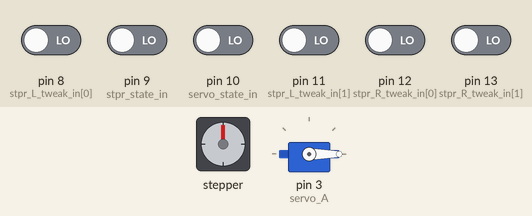
This sketch was run on a simulated Arduino Uno, built with avr-gcc and run on an emulated ATmega328P. Parts: stepper motor, servo. Wiring (inferred from the names in the program): stepper motor (2048 steps per turn assumed): coils pin 4, pin 5, pin 6, pin 7. The test bench sets the inputs (shaded band); at power-on: pin 8 (stpr_L_tweak_in[0]), pin 9 (stpr_state_in), pin 10 (servo_state_in), pin 11 (stpr_L_tweak_in[1]), pin 12 (stpr_R_tweak_in[0]), pin 13 (stpr_R_tweak_in[1]) LOW.

Above: at 1.2 s.
1.3 s: pin 10 (servo_state_in) driven HIGH
At 1.76 s:
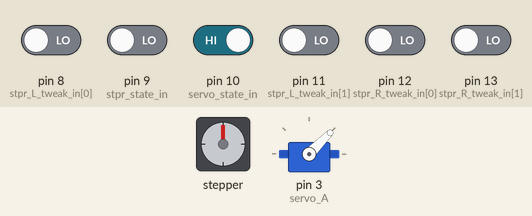
At 3.96 s:
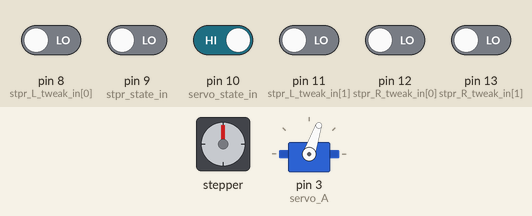
4.3 s: pin 8 (stpr_L_tweak_in[0]) driven HIGH
7.3 s: pin 12 (stpr_R_tweak_in[0]) driven HIGH
10.3 s: pin 9 (stpr_state_in) driven HIGH
At 13.5 s:
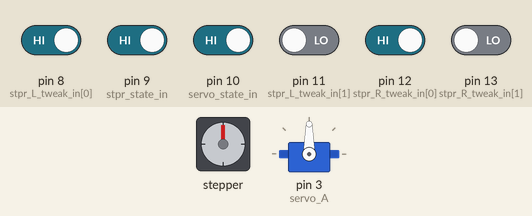
Timing chart, 0 to 14.3 s (numbered marks = the images above; inputs shaded):
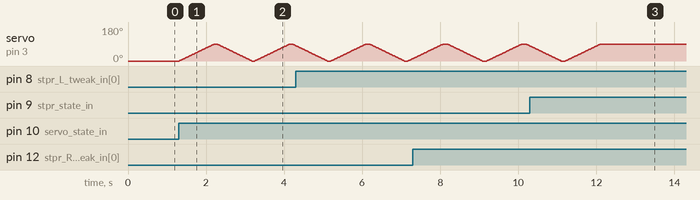

Measured:
- after the input at 10.3 s, servo on pin 3 (servo_A): goes on until 12.1 s, then stays 90°

The sketch:

ASME_SLAVE.ino
```cpp
#include <math.h>
#include <Servo.h>

#define STEP 0
#define DIR 1

#define LEFT 0
#define RIGHT 1

#define CLOSE 0
#define OPEN 1

//************************** Pin Definition *******************************

const int stpr_L[2] = {4, 5};
const int stpr_R[2] = {6, 7};

const int stpr_state_in = 9;
const int servo_state_in = 10;

const int stpr_L_tweak_in[2] = {8, 11};
const int stpr_R_tweak_in[2] = {12, 13};

//*********************** function declaration *****************************

void servo_action(int action);
void stpr_action(int dir, int steps);
void stpr_tweak(int dir, int motor);


//*********************** parameters *****************************
int pos = 0; // servo and stepper motor status
bool gate_is_open = false;
bool bottom_is_open = false;
bool stpr_L_tweak[2] = {false, false};
bool stpr_R_tweak[2] = {false, false};
Servo servo_A;

void setup() {

  Serial.begin(38400);
  pinMode(stpr_state_in, INPUT);
  pinMode(servo_state_in, INPUT);

  for (int i = 0; i < 2; i++) pinMode(stpr_L[i], OUTPUT);
  for (int i = 0; i < 2; i++) pinMode(stpr_R[i], OUTPUT);

  for (int i = 0; i < 2; i++) pinMode(stpr_L_tweak_in[i], INPUT);
  for (int i = 0; i < 2; i++) pinMode(stpr_R_tweak_in[i], INPUT);

  //*********************PIN MODE*************************
  servo_A.attach(3);
  servo_A.write(0);
}


void loop() {

  int servo_state = digitalRead(servo_state_in);
  int stpr_state = digitalRead(stpr_state_in);

  int stpr_L_tweak_state[2] = {digitalRead(stpr_L_tweak_in[CLOSE]), digitalRead(stpr_L_tweak_in[OPEN]) };
  int stpr_R_tweak_state[2] = {digitalRead(stpr_R_tweak_in[CLOSE]), digitalRead(stpr_R_tweak_in[OPEN]) };

  //Serial.println(stpr_L_tweak_state[0]);
  //Serial.println(stpr_L_tweak_state[1]);

  /// stepper tweaking
  if (stpr_L_tweak_state[CLOSE]) {
    stpr_tweak(CLOSE, LEFT);
  } else if (stpr_L_tweak_state[OPEN]) {
    stpr_tweak(OPEN, LEFT);
  }

  if (stpr_R_tweak_state[CLOSE]) {
    stpr_tweak(CLOSE, RIGHT);
  } else if (stpr_R_tweak_state[OPEN]) {
    stpr_tweak(OPEN, RIGHT);
  }

  /// servo open/close
  if (servo_state == HIGH) {

    if (gate_is_open) {
      servo_action(CLOSE);
      gate_is_open = false;
    } else {
      servo_action(OPEN);
      gate_is_open = true;
    }
    //Serial.println("Circle just pressed");
    delay(50);
  }

  /// stepper motor

  if (stpr_state == HIGH) {

    if (bottom_is_open) {
      stpr_action(CLOSE, 21000);
      bottom_is_open = false;
    } else {
      stpr_action(OPEN, 21000);
      bottom_is_open = true;
    }
    //Serial.println("Triangle just pressed");
    delay(50);
  }
}


//****************** function implementation ********************//

void servo_action(int action) {
  if (action == OPEN)
    for (int pos = 0; pos <= 90; pos += 1) {
      servo_A.write(pos);
      delay(10);
    }
  if (action == CLOSE)
    for (int pos = 90; pos >= 0; pos -= 1) {
      servo_A.write(pos);
      delay(10);
    }
}

void stpr_action(int dir, int steps) {
  //two stepper motors move together
  digitalWrite(stpr_L[DIR], dir);
  digitalWrite(stpr_R[DIR], dir);

  for (int i = 0; i < steps; i++) {
    digitalWrite(stpr_L[STEP], HIGH);
    digitalWrite(stpr_R[STEP], HIGH);
    delayMicroseconds(100);
    digitalWrite(stpr_L[STEP], LOW);
    digitalWrite(stpr_R[STEP], LOW);
    delayMicroseconds(100);
  }
}

void stpr_tweak(int dir, int motor) {
  //two stepper motors move together
  digitalWrite(stpr_L[DIR], dir);
  digitalWrite(stpr_R[DIR], dir);

  if (motor == LEFT) {
    for (int i = 0; i < 100; i++) {
      digitalWrite(stpr_L[STEP], HIGH);
      delayMicroseconds(100);
      digitalWrite(stpr_L[STEP], LOW);
      delayMicroseconds(100);
    }
  } else if (motor == RIGHT) {
    for (int i = 0; i < 100; i++) {
      digitalWrite(stpr_R[STEP], HIGH);
      delayMicroseconds(100);
      digitalWrite(stpr_R[STEP], LOW);
      delayMicroseconds(100);
    }
  }
}
```
